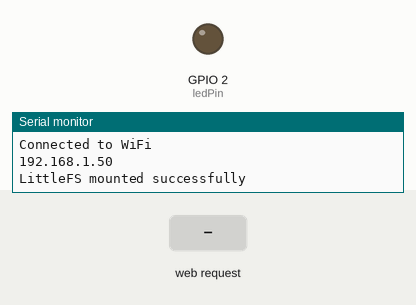
This sketch was run on a simulated ESP32. Parts: output pins drawn as LEDs (lit = HIGH), the last lines printed to the serial monitor. The test bench sets the inputs (shaded band). WiFi joins after 1.5 s; servers stay silent unless stated; storage starts empty.

Above: at 3.2 s.
3.3 s: HTTP request GET /led?state=on received
At 4.4 s:
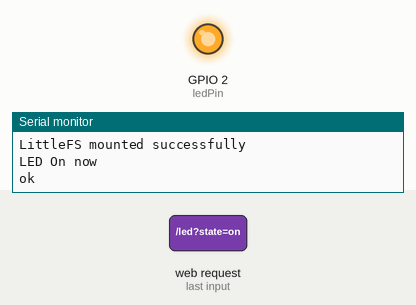
6.3 s: HTTP request GET /led?state=off received
At 6.7 s:
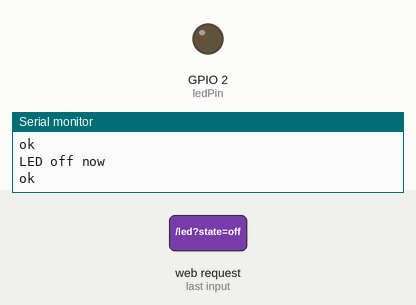
Timing chart, 0 to 9.3 s (numbered marks = the images above; inputs shaded):
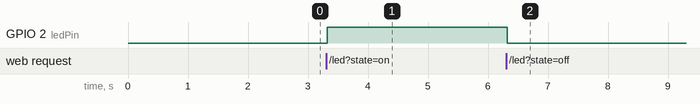

Measured:
- after the input at 3.3 s, GPIO 2 (ledPin): LOW → HIGH at once
- after the input at 6.3 s, GPIO 2 (ledPin): HIGH → LOW at once

The sketch:

blinkLED_withHTMLpageLittelFS.ino
```cpp
#include <Arduino.h>
#include <WiFi.h>

#include <AsyncTCP.h>
#include <ESPAsyncWebServer.h>
#include "LittleFS.h"

// Replace with your network credentials
const char* ssid = "Sagor";
const char* password = "xyzpqr1990";

// Create AsyncWebServer object on port 80
AsyncWebServer server(80);

// GPIO where the LED is connected
const int ledPin = 2;

// Variable to store the state of the LED
bool ledState = false;

void initWiFi(){

  // Connect to Wi-Fi
  WiFi.begin(ssid, password);
  while (WiFi.status() != WL_CONNECTED) {
    delay(1000);
    Serial.println("Connecting to WiFi...");
  }
  Serial.println("Connected to WiFi");

  // Print ESP32 Local IP Address
  Serial.println(WiFi.localIP());
}

// Initialize LittleFS
void initLittleFS() {
  if (!LittleFS.begin(true)) {
    Serial.println("An error has occurred while mounting LittleFS");
  }
  Serial.println("LittleFS mounted successfully");
}


void setup() {
  // Serial port for debugging purposes
  Serial.begin(115200);

  // Initialize the LED pin as an output
  pinMode(ledPin, OUTPUT);
  digitalWrite(ledPin, LOW);

  initWiFi();
  initLittleFS();


  // Route to load the HTML page
  server.on("/", HTTP_GET, [](AsyncWebServerRequest *request){
    request->send(LittleFS, "/index.html", "text/html");
  });

  // Route to control LED
  server.on("/led", HTTP_GET, [](AsyncWebServerRequest *request){
    String inputMessage;
    if (request->hasParam("state")) {
      inputMessage = request->getParam("state")->value();
      if (inputMessage == "on") {
        digitalWrite(ledPin, HIGH);
        Serial.println("LED On now");
        ledState = true;
      } else if (inputMessage == "off") {
        digitalWrite(ledPin, LOW);
        Serial.println("LED off now");
        ledState = false;
      }
      request->send(200, "text/plain", "OK");
      Serial.println("ok");
    } else {
      request->send(400, "text/plain", "Bad Request");
      Serial.println("Bad Request");
    }
  });

  // Route to get the current LED state
  // server.on("/ledState", HTTP_GET, [](AsyncWebServerRequest *request){
  //   if (ledState) {
  //     request->send(200, "text/plain", "on");
  //     Serial.println("Led Status ON");
  //   } else {
  //     request->send(200, "text/plain", "off");
  //     Serial.println("Led Status Off");
  //   }
  // });

  // Start server
  server.begin();
}

void loop() {
  // Nothing to do here - everything is handled asynchronously
}
```
